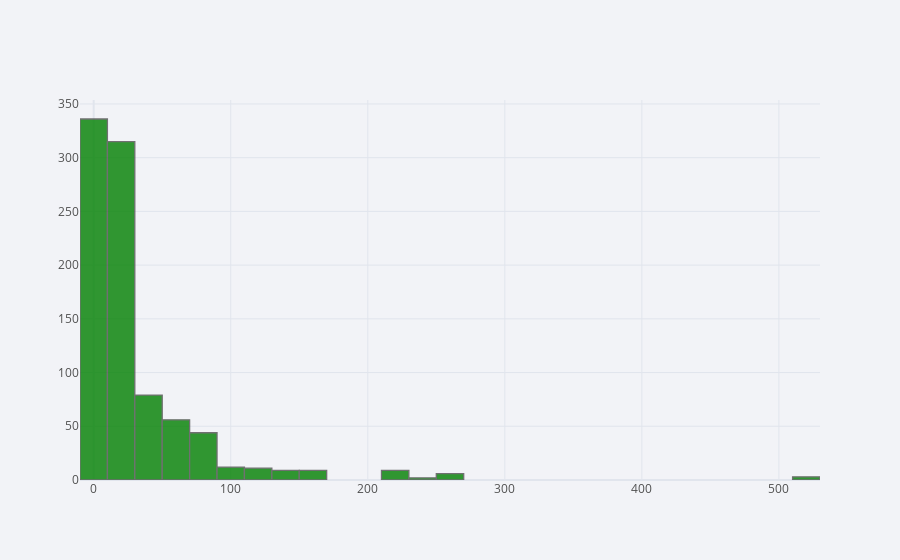

The cell this chart's notebook holds for it:
### Code cell
df["Fare"].iplot(kind="hist",bins=30, color="green")

### Figure 1 — Plotly figure (JSON) as saved in the notebook; plotly's stock layout.template omitted (floating-point values rounded to 4 significant figures; data arrays with more than 128 entries replaced by an {"elided": "..."} marker saying what was removed)
{"data": [{"histfunc": "count", "histnorm": "", "marker": {"color": "rgba(0, 128, 0, 1.0)", "line": {"color": "#505050", "width": 1.3}}, "name": "Fare", "nbinsx": 30, "opacity": 0.8, "orientation": "v", "type": "histogram", "x": {"elided": "891 float values"}}], "layout": {"barmode": "overlay", "legend": {"bgcolor": "#F2F3F7", "font": {"color": "#505050"}}, "paper_bgcolor": "#F2F3F7", "plot_bgcolor": "#F2F3F7", "title": {"font": {"color": "#484848"}}, "xaxis": {"gridcolor": "#E1E5ED", "showgrid": true, "tickfont": {"color": "#505050"}, "title": {"font": {"color": "#505050"}, "text": ""}, "zerolinecolor": "#E1E5ED"}, "yaxis": {"gridcolor": "#E1E5ED", "showgrid": true, "tickfont": {"color": "#505050"}, "title": {"font": {"color": "#505050"}, "text": ""}, "zerolinecolor": "#E1E5ED"}}}
